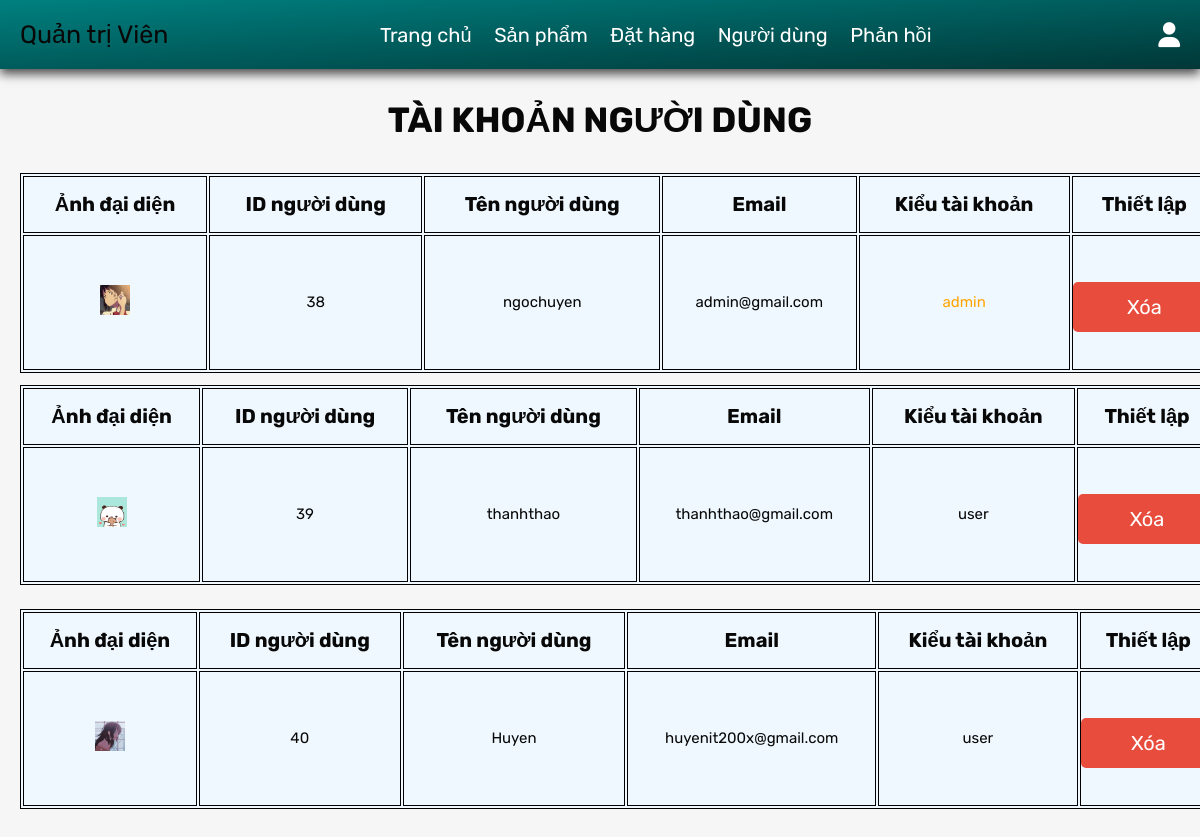
/admin_acc.php (signed in), run on the app's committed database.
### tables this page shows
CREATE TABLE `users` (
  `id` int(100) NOT NULL,
  `name` varchar(100) NOT NULL,
  `email` varchar(100) NOT NULL,
  `password` varchar(100) NOT NULL,
  `user_type` varchar(20) NOT NULL DEFAULT 'user',
  `image` varchar(100) NOT NULL
);

### admin_acc.php (the view, shortened to what this page needs)
<?php
@include 'config.php';
$admin_id = $_SESSION['admin_id'];
?>
<!DOCTYPE html>
<html lang="en">
<head>
   <link rel="stylesheet" href="https://cdnjs.cloudflare.com/ajax/libs/font-awesome/6.1.1/css/all.min.css">
   <link rel="stylesheet" href="css/admin_style.css">
   <link rel="stylesheet" href="css/table.css">
</head>
<body>
<?php include 'admin_header.php'; ?>
<section class="user-accounts">
   <h1 class="title">Tài khoản người dùng</h1>
   <?php
         $select_users = $conn->prepare("SELECT * FROM `users`");
         $select_users->execute();
         while($fetch_users = $select_users->fetch(PDO::FETCH_ASSOC)){
      ?>
<table>
   <tr>
      <th>Ảnh đại diện</th>
      <th>ID người dùng</th>
      <th>Tên người dùng</th>
      <th>Email</th>
      <th>Kiểu tài khoản</th>
      <th>Thiết lập</th>
   </tr>
   <br>
   <tr>
      <div class="box-containers">
      <div class="box" style="<?php if($fetch_users['id'] == $admin_id){ echo 'display:none'; }; ?>">
         <td><img src="uploaded_img/<?= $fetch_users['image']; ?>" alt=""></td>
         <td><p><span><?= $fetch_users['id']; ?></span></p></td>
         <td><p><span><?= $fetch_users['name']; ?></span></p></td>
         <td><p><span><?= $fetch_users['email']; ?></span></p></td>
         <td><p><span style=" color:<?php if($fetch_users['user_type'] == 'admin'){ echo 'orange'; }; ?>"><?= $fetch_users['user_type']; ?></span></p></td>
         <td><a href="admin_users.php?delete=<?= $fetch_users['id']; ?>" onclick="return confirm('Bạn muốn xóa tài khoản này?');" class="delete-btn">Xóa</a></td>
      </div>
      <?php
      }
      ?>
      </div>
   </tr>
   <br>
</table>
</section>
</body>
</html>

### css/table.css (style rules this page uses)
table, th, td { border: 1px solid black; font-size: 15px; }
table, span { text-align: center; }
img { width: 30px; height: 30px; }
table { background-color: aliceblue; width: 1200px; height: 200px; }
table tr th { font-size: 20px; }

### css/components.css (style rules this page uses)
:root { --green: #00f365; --orange: #74d4f2; --red: #e74c3c; --black: #080808; --blue: #3124e6; --light-color: #dc1b1b; --white: #fff; --light-bg: #f6f6f6; --border: 0.2rem solid var(--black); --box-shadow: 0 0.5rem 1rem rgba(0, 0, 0, 0.7); }
* { font-family: "Rubik", sans-serif; margin: 0; padding: 0; box-sizing: border-box; outline: none; border: none; text-decoration: none; color: var(--black); }
body { background-color: var(--light-bg); }
html { font-size: 62.5%; overflow-x: hidden; scroll-behavior: smooth; scroll-padding-top: 6.5rem; }
section { padding: 3rem 2rem; max-width: 1200px; margin: 0 auto; }
.btn, .delete-btn, .option-btn { display: block; width: 100%; margin-top: 1rem; border-radius: 0.5rem; color: var(--white); font-size: 2rem; padding: 1.3rem 3rem; text-transform: capitalize; cursor: pointer; text-align: center; }
.delete-btn { background-color: var(--red); }
.title { text-align: center; margin-bottom: 2rem; text-transform: uppercase; color: var(--black); font-size: 3.5rem; }

### data on the page
users: image (picture), id "38", name "ngochuyen", email "admin@gmail.com", user_type "admin"
users: image (picture), id "39", name "thanhthao", email "thanhthao@gmail.com", user_type "user"
users: image (picture), id "40", name "Huyen", email "huyenit200x@gmail.com", user_type "user"
